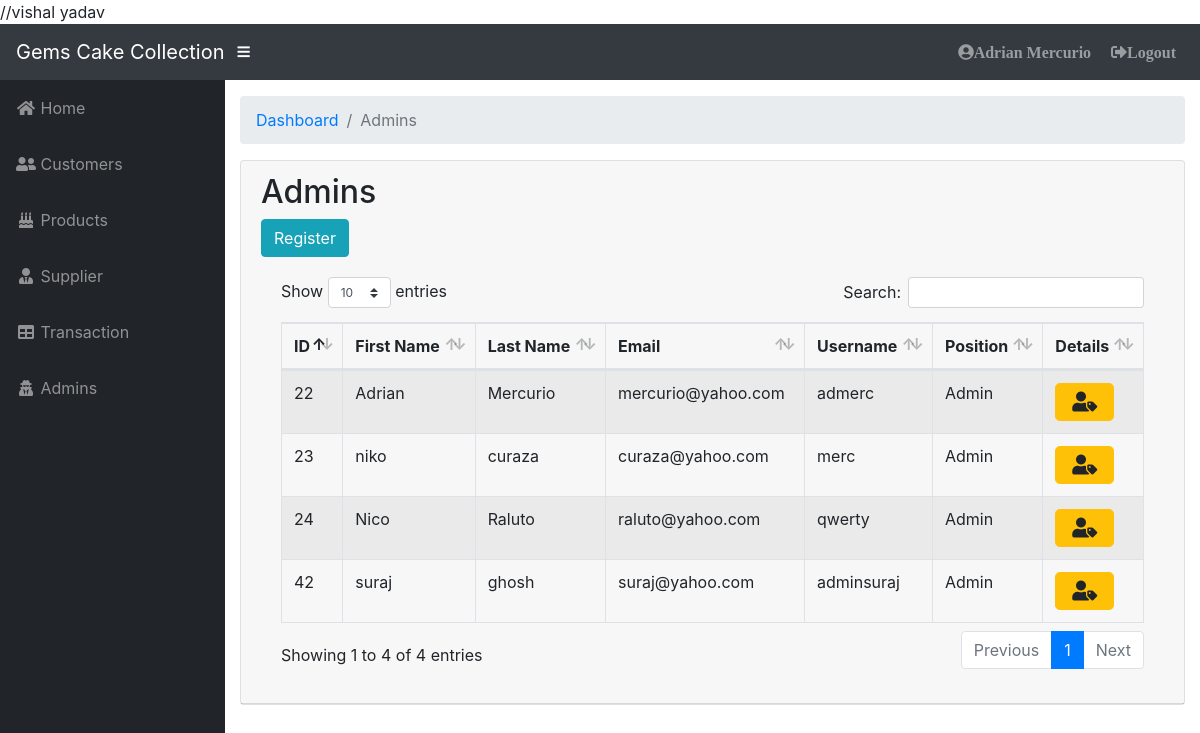
Screenshot of /admin.php (signed in) with the database file from the repository.
### tables this page shows
CREATE TABLE `tblusers` (
  `user_id` int(11) NOT NULL,
  `fname` varchar(20) NOT NULL,
  `lname` varchar(20) NOT NULL,
  `email` varchar(30) NOT NULL,
  `contact` bigint(100) NOT NULL,
  `address` text NOT NULL,
  `position` varchar(50) NOT NULL,
  `username` varchar(30) NOT NULL,
  `pass` longtext NOT NULL
);

### admin.php (the view, shortened to what this page needs)
<?php include 'includes/header.php'; ?>
<?php include 'includes/sidebar.php'; ?>
          <ol class="breadcrumb">
            <li class="breadcrumb-item">
              <a href="#">Dashboard</a>
            </li>
            <li class="breadcrumb-item active">Admins</li>
          </ol>
<div class="card mb-3">
            <div class="card-header">
              <h2>Admins </h2> <a href="register.php" type="button" class="btn btn-xs btn-info">Register</a>
            <div class="card-body">
              <div class="table-responsive">
                            <table class="table table-bordered table-hover table-striped"id="dataTable" width="100%" cellspacing="0">
                                <thead>
                                    <tr>
                                        <th>ID</th>
                                        <th>First Name</th>
                                        <th>Last Name</th>
                                        <th>Email</th>
                                        <th>Username</th>
                                        <th>Position</th>
                                        <th>Details</th>
                                    </tr>
                                </thead>
                                <tbody>
                                  <?php
$db_host = "localhost:3306";
$db_username = "root";
$db_pass = "Aa@1mysql";
$db_name = "cakes";
$myConnection= mysqli_connect("$db_host","$db_username","$db_pass","$db_name") or die ("could not connect to mysql");
                $query = 'SELECT * FROM tblusers WHERE position="Admin" OR position="Encoder"';
                    $result = mysqli_query($myConnection, $query) or die (mysqli_error($myConnection));
                        while ($row = mysqli_fetch_assoc($result)) {
                            echo '<tr>';
                            echo '<td>'. $row['user_id'].'</td>';
                            echo '<td>'. $row['fname'].'</td>';
                            echo '<td>'. $row['lname'].'</td>';
                            echo '<td>'. $row['email'].'</td>';
                            echo '<td>'. $row['username'].'</td>';
                            echo '<td>'. $row['position'].'</td>';
                            echo '<td>  ';
                            echo ' <a  type="button" class="btn btn-lg btn-warning fas fa-user-tag" href="admindetail.php?action=edit & id='.$row['user_id'] . '"></a> ';
                            echo '</tr> ';
                }
            ?>
                                </tbody>
                            </table>
                        </div>
            </div>
          </div>
        </div>
<?php include 'includes/footer.php'; ?>

### css/sb-admin.css (style rules this page uses)
html { position: relative; min-height: 100%; }
body { height: 100%; }
:root { --input-padding-x: 0.75rem; --input-padding-y: 0.75rem; }

### rows the page displays
tblusers: user_id "22", fname "Adrian", lname "Mercurio", email "mercurio@yahoo.com", username "admerc", position "Admin"
tblusers: user_id "23", fname "niko", lname "curaza", email "curaza@yahoo.com", username "merc", position "Admin"
tblusers: user_id "24", fname "Nico", lname "Raluto", email "raluto@yahoo.com", username "qwerty", position "Admin"
tblusers: user_id "42", fname "suraj", lname "ghosh", email "suraj@yahoo.com", username "adminsuraj", position "Admin"

### other values shown
$_SESSION['fname'] "Adrian"
$_SESSION['lname'] "Mercurio"
